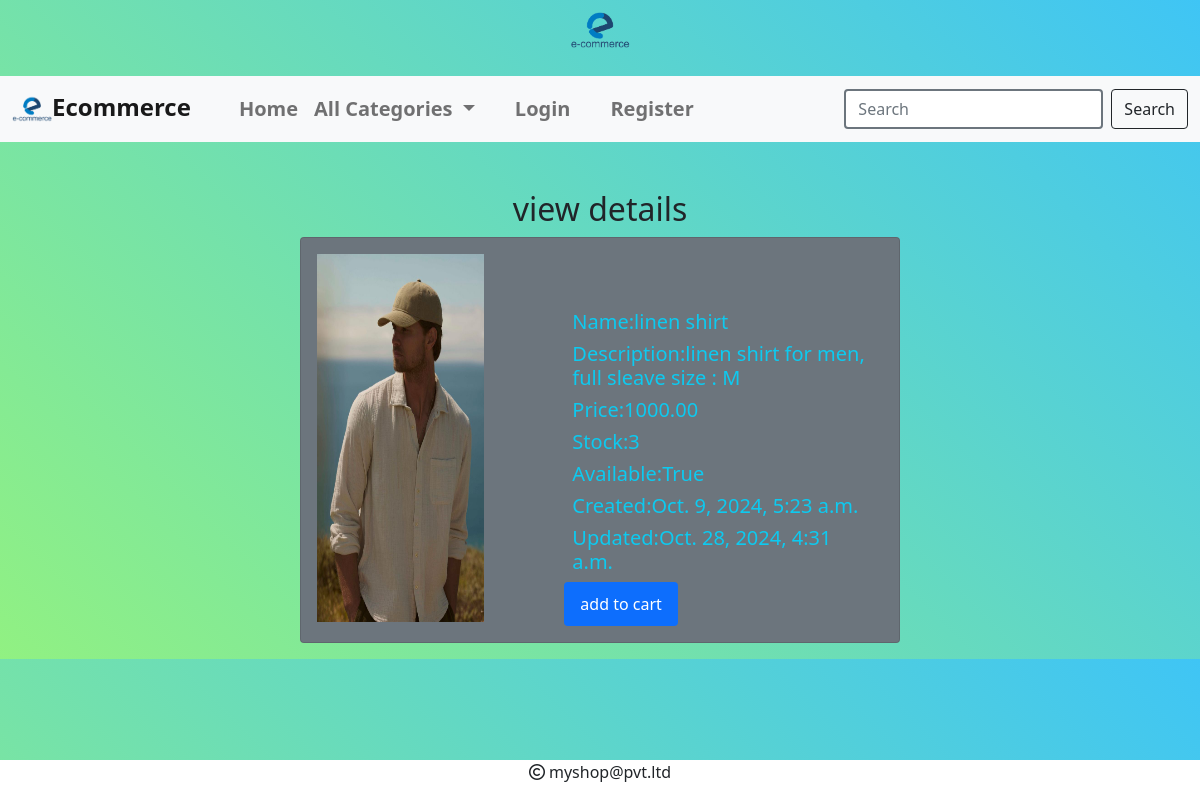
The page /details/1 on the database its author committed.
### shop/models.py (models this page shows, shortened)
class Product(models.Model):
    name = models.CharField(max_length=20)
    desc = models.TextField()
    image = models.ImageField(upload_to='products')
    price = models.DecimalField(max_digits=10,decimal_places=2)
    stock = models.IntegerField()
    available = models.BooleanField(default=True)
    created = models.DateTimeField(auto_now_add=True)
    updated = models.DateTimeField(auto_now=True)
    category = models.ForeignKey(Category,on_delete=models.CASCADE)

### shop/views.py (the view)
# urls.py: path('details/<int:a>', views.details, name='details'),
def details(request,a):
    c=Product.objects.get(id=a)
    context={'details':c}
    return render(request, 'details.html', context)

### cart/context_processors.py (called while the page is built, shortened)
def count_items(request):
    u=request.user
    count=0
    return {'count':count}

### shop/context_processors.py (called while the page is built)
def menu(request):
    c=Category.objects.all()
    return {'links':c}

### templates/details.html
{% extends 'base.html' %}
{% load static %}
{% block content %}
<div class="container mt-5">
<h2 class="text-center">view details</h2>
<div class="card mx-auto mb-3 bg-secondary " style="max-width: 600px;">
  <div class="row g-0">
    <div class="col-md-4 me-5">
      <img src="{{details.image.url}}" class="rounded-start p-3 " height="400px" width="100%" alt="..." style="mt-3 mb-3">
    </div>
    <div class="col-md-7 mt-5">
      <div class="card-body text-info">
        <h5 class="card-title m-2 ">Name:{{details.name}}</h5>
        <h5 class="card-text m-2">Description:{{details.desc}}</h5>
          <h5 class="card-text m-2">Price:{{details.price}}</h5>
        <h5 class="card-text m-2">Stock:{{details.stock}}</h5>
          <h5 class="card-text m-2">Available:{{details.available}}</h5>
          <h5 class="card-text m-2">Created:{{details.created}}</h5>
          <h5 class="card-text m-2">Updated:{{details.updated}}</h5>
        {% if user.is_superuser == True %}
          {% if details.stock > 0 %}
        <h5>product in stock</h5>
        <a href="{% url 'shop:addstock' details.id %}" class="btn btn-primary border-4">add stock</a>
          {% else %}
        <h5>Product Out Of Stock</h5>
         <a href="{% url 'shop:addstock' details.id %}" class="btn btn-primary border-4">add stock</a>
          {% endif %}
        {% else %}
          {% if details.stock > 0 %}
        <a href="{% url 'cart:addtocart' details.id %}" class="btn btn-primary border-4">add to cart</a>
        {% else %}
        <h5>Out Of Stock</h5>
        {% endif %}
      {% endif %}
    </div>
  </div>
</div>
</div>
</div>
{% endblock %}

### static/css/style.css (style rules this page uses)
body { background:linear-gradient(45deg,#91f182,#3fc5f5); }

### rows shown on the page
Product: image (picture), name "linen shirt", desc "linen shirt for men, full sleave size : M", price "1000.00", stock "3", available "True", created "Oct. 9, 2024, 5:23 a.m.", updated "Oct. 28, 2024, 4:31 a.m."
